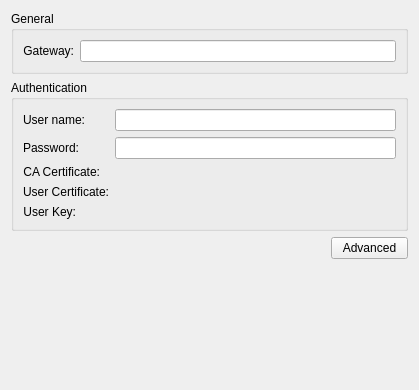
<?xml version="1.0" encoding="UTF-8"?>
<ui version="4.0">
 <class>FortisslvpnWidget</class>
 <widget class="QWidget" name="FortisslvpnWidget">
  <property name="geometry">
   <rect>
    <x>0</x>
    <y>0</y>
    <width>419</width>
    <height>390</height>
   </rect>
  </property>
  <layout class="QFormLayout" name="formLayout">
   <item row="2" column="0">
    <spacer name="horizontalSpacer">
     <property name="orientation">
      <enum>Qt::Horizontal</enum>
     </property>
     <property name="sizeHint" stdset="0">
      <size>
       <width>314</width>
       <height>20</height>
      </size>
     </property>
    </spacer>
   </item>
   <item row="2" column="1">
    <widget class="QPushButton" name="advancedButton">
     <property name="sizePolicy">
      <sizepolicy hsizetype="MinimumExpanding" vsizetype="Fixed">
       <horstretch>0</horstretch>
       <verstretch>0</verstretch>
      </sizepolicy>
     </property>
     <property name="text">
      <string>Advanced</string>
     </property>
    </widget>
   </item>
   <item row="3" column="1">
    <spacer name="verticalSpacer">
     <property name="orientation">
      <enum>Qt::Vertical</enum>
     </property>
     <property name="sizeHint" stdset="0">
      <size>
       <width>20</width>
       <height>40</height>
      </size>
     </property>
    </spacer>
   </item>
   <item row="0" column="0" colspan="2">
    <widget class="QGroupBox" name="generalGroupBox">
     <property name="title">
      <string>General</string>
     </property>
     <layout class="QGridLayout" name="gridLayout_2">
      <item row="0" column="0">
       <layout class="QGridLayout" name="gridLayout">
        <item row="0" column="0">
         <widget class="QLabel" name="gatewayLabel">
          <property name="text">
           <string>Gateway:</string>
          </property>
          <property name="alignment">
           <set>Qt::AlignRight|Qt::AlignTrailing|Qt::AlignVCenter</set>
          </property>
         </widget>
        </item>
        <item row="0" column="1">
         <widget class="QLineEdit" name="gateway">
          <property name="toolTip">
           <string>SSLVPN server IP or name.</string>
          </property>
         </widget>
        </item>
       </layout>
      </item>
     </layout>
    </widget>
   </item>
   <item row="1" column="0" colspan="2">
    <widget class="QGroupBox" name="authenticationGroupBox">
     <property name="title">
      <string>Authentication</string>
     </property>
     <layout class="QFormLayout" name="formLayout_2">
      <item row="0" column="0">
       <widget class="QLabel" name="usernameLabel">
        <property name="text">
         <string>User name:</string>
        </property>
        <property name="alignment">
         <set>Qt::AlignRight|Qt::AlignTrailing|Qt::AlignVCenter</set>
        </property>
       </widget>
      </item>
      <item row="0" column="1">
       <widget class="QLineEdit" name="username">
        <property name="toolTip">
         <string>Set the name used for authenticating the local system to the peer to &lt;name&gt;.</string>
        </property>
       </widget>
      </item>
      <item row="1" column="0">
       <widget class="QLabel" name="passwordLabel">
        <property name="text">
         <string>Password:</string>
        </property>
        <property name="alignment">
         <set>Qt::AlignRight|Qt::AlignTrailing|Qt::AlignVCenter</set>
        </property>
       </widget>
      </item>
      <item row="1" column="1">
       <widget class="PasswordField" name="password">
        <property name="toolTip">
         <string>Password passed to SSLVPN when prompted for it.</string>
        </property>
        <property name="passwordModeEnabled" stdset="0">
         <bool>true</bool>
        </property>
       </widget>
      </item>
      <item row="2" column="0">
       <widget class="QLabel" name="caCertLabel">
        <property name="text">
         <string>CA Certificate:</string>
        </property>
        <property name="alignment">
         <set>Qt::AlignRight|Qt::AlignTrailing|Qt::AlignVCenter</set>
        </property>
       </widget>
      </item>
      <item row="2" column="1">
       <widget class="KUrlRequester" name="caCert"/>
      </item>
      <item row="3" column="0">
       <widget class="QLabel" name="userCertLabel">
        <property name="text">
         <string>User Certificate:</string>
        </property>
        <property name="alignment">
         <set>Qt::AlignRight|Qt::AlignTrailing|Qt::AlignVCenter</set>
        </property>
       </widget>
      </item>
      <item row="3" column="1">
       <widget class="KUrlRequester" name="userCert"/>
      </item>
      <item row="4" column="0">
       <widget class="QLabel" name="userKeyLabel">
        <property name="text">
         <string>User Key:</string>
        </property>
        <property name="alignment">
         <set>Qt::AlignRight|Qt::AlignTrailing|Qt::AlignVCenter</set>
        </property>
       </widget>
      </item>
      <item row="4" column="1">
       <widget class="KUrlRequester" name="userKey"/>
      </item>
     </layout>
    </widget>
   </item>
  </layout>
 </widget>
 <customwidgets>
  <customwidget>
   <class>KUrlRequester</class>
   <extends>QWidget</extends>
   <header>kurlrequester.h</header>
  </customwidget>
  <customwidget>
   <class>PasswordField</class>
   <extends>QLineEdit</extends>
   <header>passwordfield.h</header>
  </customwidget>
 </customwidgets>
 <resources/>
 <connections/>
</ui>
